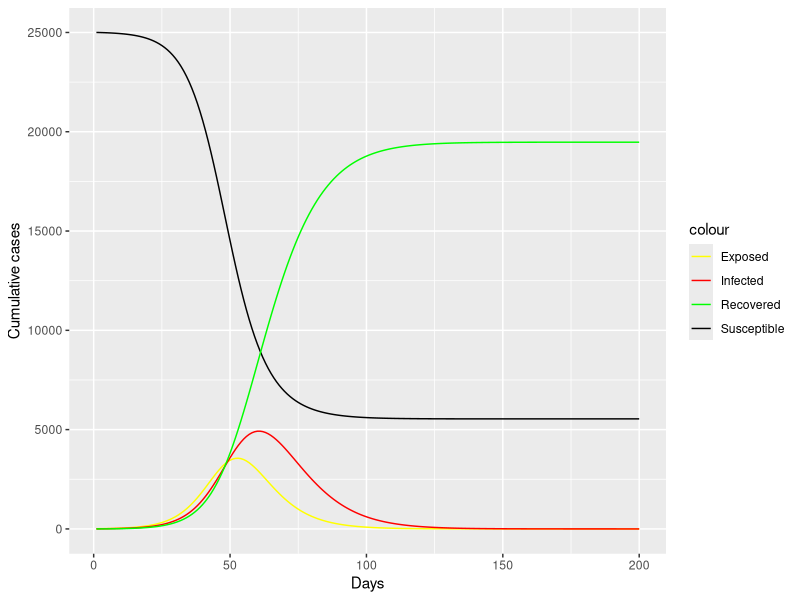

This chart was generated by the following R code:
library(tidyverse)
library(ggplot2)
# Disease transmission
tao_1 = 6 # day; average time to move from early to late stage of the disease
tao_2 = 10 # day; infection post-exposure period
mu = 0.66 # relative infectivity of exposed to undocumented cases
y=1 # scaler
alpha = 0.2 * y # relative infectivity of documented to undocumented cases
# T = 14
C_max = 13 # constant contact rate; person/day
i_N = 0.037 # infection probablity absense of mask; person/day

# Test related - not used yet
T_sp = 0.998
T_sn = 0.8
T_c = 500 # test/day
k_s = 0.01
k_E = 0.6

# Population
A = 1786 # person/day
tao_arrival = 14 # arrival duration
a_s = 0.97 
A_E = 0.003
a_IU = 0.0015
B_3060 = 2500
B_gt60 = 500

# Policy - not used yet
M = 0
theta = 1
h = 100
beta_3060 = 1
beta_gt60 = 1

# Fatality - not used yet
f_lt30 = 0.00004
f_3060 = 0.0005
f_gt60 = 0.03

# ---- initialization -----
S0 = A*tao_arrival
N = A*tao_arrival # initial population
E0 = 10 # initial exposure
I0 = 1 # initial infection
R0 = 0 # initial recovered
len = 200 # days of observation
record = data.frame(matrix(0,nrow=len, ncol=4))

# rates:
alpha = 0.0002 * y # relative infectivity of documented to undocumented cases
mu = 0.66 # relative infectivity of exposed to undocumented cases
r_recover = 1/tao_2


######## ------ Simulation --------
for (i in 1:len){
  S = S0
  E = E0
  I = I0
  R = R0
  
  S0 = max(0, S - i_N*C_max*S/N * (mu*E + alpha*I))
  E0 = max(0, E + i_N*C_max*S/N * (mu*E + alpha*I) - E/tao_1)
  I0 = max(0, I + E/tao_1 - I0/tao_2)
  R0 = max(0, R + I0/tao_2)
  
  record[i,1] = S0
  record[i,2] = E0
  record[i,3] = I0
  record[i,4] = R0
}
# record
colors <- c("Susceptible" = "black",
            "Exposed" = "yellow", 
            "Infected" = "red", 
            "Recovered" = "green")

ggplot(data=record) +
  geom_line(aes(x=1:len, y=X1, color='Susceptible')) +
  geom_line(aes(x=1:len, y=X2, color='Exposed')) +
  geom_line(aes(x=1:len, y=X3, color='Infected')) +
  geom_line(aes(x=1:len, y=X4, color='Recovered')) +
  labs(y="Cumulative cases", x= "Days") +
  scale_color_manual(values = colors)
